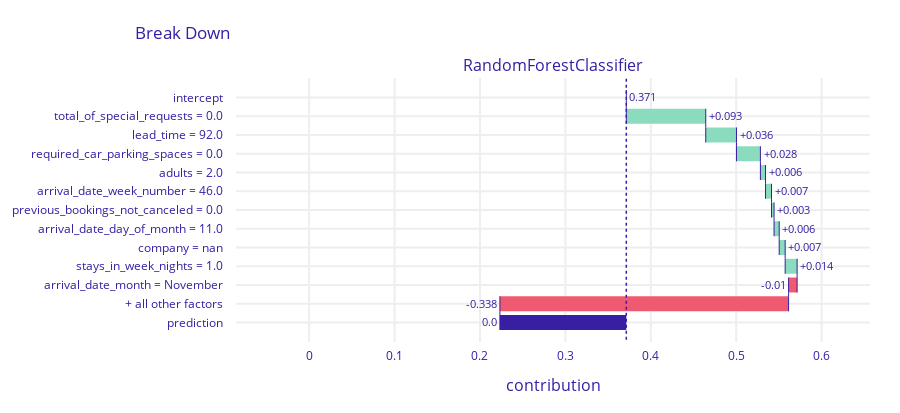

Write notebook code for a chart like this one.
### Markdown cell above
### Break down

### Code cell
pp_bd.plot()

### Figure 1 — Plotly figure (JSON) as saved in the notebook; plotly's stock layout.template omitted (floating-point values rounded to 4 significant figures)
{"data": [{"base": 0.3713, "connector": {"line": {"color": "#371ea3", "dash": "solid", "width": 1}, "mode": "spanning"}, "decreasing": {"marker": {"color": "#f05a71"}}, "hoverinfo": "text+delta", "hoverlabel": {"bgcolor": "rgba(0,0,0,0.8)"}, "hovertext": ["Average response: 0.371<br>Prediction: 0.0", "total_of_special_requests = 0.0<br>increases average response by", "lead_time = 92.0<br>increases average response by", "required_car_parking_spaces = 0.0<br>increases average response by", "adults = 2.0<br>increases average response by", "arrival_date_week_number = 46.0<br>increases average response by", "previous_bookings_not_canceled = 0.0<br>increases average response by", "arrival_date_day_of_month = 11.0<br>increases average response by", "company = nan<br>increases average response by", "stays_in_week_nights = 1.0<br>increases average response by", "arrival_date_month = November<br>decreases average response by", "+ all other factors<br>decreases average response by", "Average response: 0.371<br>Prediction: 0.0"], "increasing": {"marker": {"color": "#8bdcbe"}}, "measure": ["relative", "relative", "relative", "relative", "relative", "relative", "relative", "relative", "relative", "relative", "relative", "relative", "total"], "orientation": "h", "showlegend": false, "text": ["0.371", "+0.093", "+0.036", "+0.028", "+0.006", "+0.007", "+0.003", "+0.006", "+0.007", "+0.014", "-0.01", "-0.338", "0.0"], "textposition": "outside", "totals": {"marker": {"color": "#371ea3"}}, "type": "waterfall", "x": [0, 0.093, 0.036, 0.028, 0.006, 0.007, 0.003, 0.006, 0.007, 0.014, -0.01, -0.338, -0.371], "xaxis": "x", "y": ["intercept", "total_of_special_requests = 0.0", "lead_time = 92.0", "required_car_parking_spaces = 0.0", "adults = 2.0", "arrival_date_week_number = 46.0", "previous_bookings_not_canceled = 0.0", "arrival_date_day_of_month = 11.0", "company = nan", "stays_in_week_nights = 1.0", "arrival_date_month = November", "+ all other factors", "prediction"], "yaxis": "y"}], "layout": {"annotations": [{"font": {"size": 16}, "showarrow": false, "text": "RandomForestClassifier", "x": 0.5, "xanchor": "center", "xref": "paper", "y": 1, "yanchor": "bottom", "yref": "paper"}, {"font": {"size": 16}, "showarrow": false, "text": "contribution", "x": 0.5, "xanchor": "center", "xref": "paper", "y": 0, "yanchor": "top", "yref": "paper", "yshift": -30}], "font": {"color": "#371ea3"}, "height": 413, "margin": {"b": 71, "r": 30, "t": 78}, "shapes": [{"line": {"color": "#371ea3", "dash": "dot", "width": 1.5}, "type": "line", "x0": 0.3713, "x1": 0.3713, "xref": "x", "y0": -1, "y1": 13, "yref": "y"}], "title": {"text": "Break Down", "x": 0.15}, "xaxis": {"anchor": "y", "automargin": true, "domain": [0, 1], "fixedrange": true, "gridwidth": 2, "range": [-0.08565, 0.6566], "tickcolor": "white", "ticklen": 3, "ticks": "outside", "type": "linear", "zeroline": false}, "yaxis": {"anchor": "x", "automargin": true, "autorange": "reversed", "domain": [0, 1], "fixedrange": true, "gridwidth": 2, "tickcolor": "white", "ticklen": 10, "ticks": "outside", "type": "category"}}}
